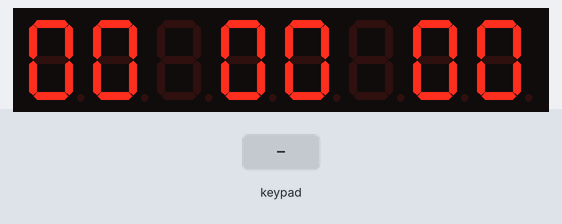
A program run on a simulated Arduino Nano, built with avr-gcc and run on an emulated ATmega328P. Shown: 8-digit seven-segment display. Wiring (inferred from the names in the program): TM1638 display and keys: STB pin 9; clock pin 7; DIO pin 8. The test bench sets the inputs (shaded band).

Above: at 1.2 s.
1.3 s: key '1' pressed
At 2.0 s:
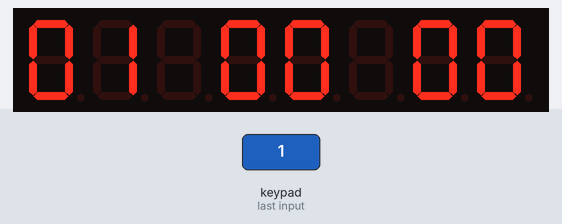
2.8 s: keypad keys 1 2 pressed 0.4 s apart
At 3.0 s:
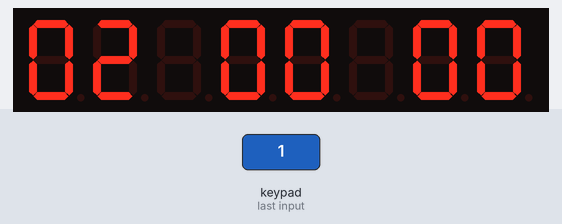
5.1 s: key '3' pressed
At 6.1 s:
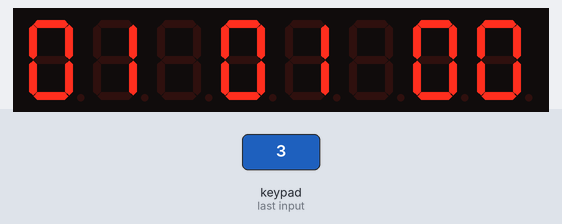
6.6 s: keypad keys 2 5 pressed 0.4 s apart
At 6.8 s:
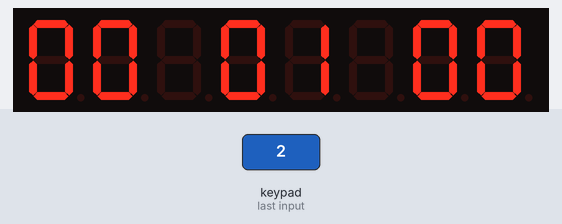
8.9 s: keypad keys 1 2 pressed 0.4 s apart
At 10.6 s:
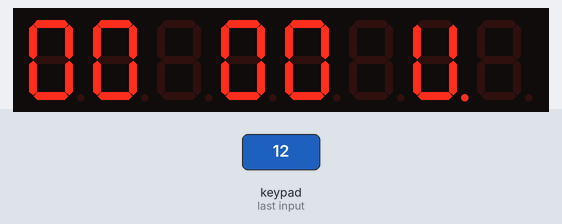
11.2 s: keypad keys 1 2 pressed 0.4 s apart
At 12.2 s:
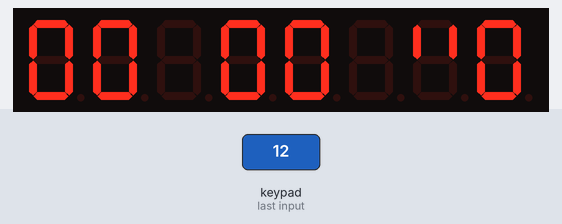
Timing chart, 0 to 14.2 s (numbered marks = the images above; inputs shaded):
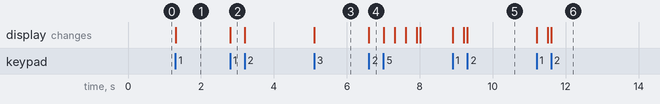

The program:

main.cpp
```cpp
#include <Arduino.h>

/*!
  @name Timer
  @brief Aplikasi timer sederhana dengan 7-segment display dan tombol
  @details Aplikasi ini menggunakan TM1638 sebagai driver 7-segment display dan
  tombol. Aplikasi ini memiliki beberapa fitur:
  - Menit++
  - Menit--
  - Detik++
  - Detik--
  - Start
  - Stop
*/

const int strobe = 9;
const int clock = 7;
const int data = 8;
int mili_counter = 0;
uint8_t buttons = 0, prev_buttons = 0;

const uint8_t data7Segment[21] = {
    0b00111111, // 0
    0b00000110, // 1
    0b01011011, // 2
    0b01001111, // 3
    0b01100110, // 4
    0b01101101, // 5
    0b01111101, // 6
    0b00000111, // 7
    0b01111111, // 8
    0b01101111, // 9
    // with dot
    0b10111111, // 0
    0b10000110, // 1
    0b11011011, // 2
    0b11001111, // 3
    0b11100110, // 4
    0b11101101, // 5
    0b11111101, // 6
    0b10000111, // 7
    0b11111111, // 8
    0b11101111, // 9
    // Blank space
    0b00000000 // blank space
};

uint8_t readButtons(void);
void sendCommand(uint8_t value);
void sendData(uint8_t address, uint8_t value);
void displaySegment(int mili_counter);
void reset();

ISR(TIMER1_COMPA_vect) { // interrupt service routine
  OCR1A += 20000;        // setting the next interrupt
  if (mili_counter > 0) {
    mili_counter--;
  }
}

void setup() {
  TCCR1A = 0;
  TCCR1B = 0;
  TCCR1B |= B00000010; // setting prescaler to 8
  OCR1A = 20000;       // setting the compare value
  TIMSK1 &= ~B00000010;

  pinMode(strobe, OUTPUT);
  pinMode(clock, OUTPUT);
  pinMode(data, OUTPUT);
  sendCommand(0x8f); // sending init command to control the display
  reset();
}

void loop() {
  displaySegment(mili_counter);
  buttons = readButtons();
  if (buttons != prev_buttons) {
    switch (buttons) {
    case 1: // menit++
      mili_counter += 6000;
      break;
    case 2: // menit--
      mili_counter -= 6000;
      break;
    case 4: // detik++
      mili_counter += 100;
      break;
    case 8: // detik--
      mili_counter -= 100;
      break;
    case 16: // start
      TIMSK1 |= B00000010;
      break;
    case 32: // stop
      TIMSK1 &= ~B00000010;
      break;
    default:
      break;
    }
    prev_buttons = buttons;
  }
}

/*!
  @brief menampilkan menit pada bit ke 0 dan 1, detik pada bit ke 3 dan 4, dan
  milisecond pada bit ke 6 dan 7
  @param mili_counter nilai yang akan ditampilkan
*/
void displaySegment(int mili_counter) {
  int mili_display = mili_counter % 100;
  int detik_display = (mili_counter / 100) % 60;
  int menit_display = (mili_counter / 6000) % 60;
  static int digits[8];
  digits[0] = menit_display / 10;
  digits[1] = (menit_display % 10) / 1;
  digits[2] = 21; // Show blank space
  digits[3] = detik_display / 10;
  digits[4] = (detik_display % 10) / 1;
  digits[5] = 21; // Show blank space
  digits[6] = (mili_display % 100) / 10;
  digits[7] = (mili_display % 10) / 1;

  for (int i = 0; i < 8; i++) {
    sendData(0x00 | (2 * i), data7Segment[digits[i]]);
  }
}

/*!
  @brief mengirimkan command ke TM1638
  @param value command yang akan dikirim
*/
void sendCommand(uint8_t value) {
  digitalWrite(strobe, LOW);
  shiftOut(data, clock, LSBFIRST, value);
  digitalWrite(strobe, HIGH);
}

/*!
  @brief mengirimkan data ke TM1638
  @param address alamat yang akan dikirim. 0x00 untuk alamat 0, 0x01 untuk
  alamat 1, dst
  @param value data yang akan dikirim
*/
void sendData(uint8_t address, uint8_t value) {
  sendCommand(0x44);
  digitalWrite(strobe, LOW);
  shiftOut(data, clock, LSBFIRST, 0xc0 | address);
  shiftOut(data, clock, LSBFIRST, value);
  digitalWrite(strobe, HIGH);
}

/*!
  @brief membaca tombol yang ditekan
  @return tombol yang ditekan. 1 byte data, setiap bit merepresentasikan tombol
  yang ditekan
*/
uint8_t readButtons(void) {
  uint8_t buttons = 0;
  digitalWrite(strobe, LOW);
  shiftOut(data, clock, LSBFIRST, 0x42);
  pinMode(data, INPUT);
  for (uint8_t i = 0; i < 4; i++) {
    uint8_t v = shiftIn(data, clock, LSBFIRST) << i;
    buttons |= v;
  }
  pinMode(data, OUTPUT);
  digitalWrite(strobe, HIGH);
  return buttons;
}

/*!
  @brief mereset seluruh alamat, baik itu led ataupun 7-segment
*/
void reset() {
  sendCommand(0x40);
  digitalWrite(strobe, LOW);
  shiftOut(data, clock, LSBFIRST, 0xc0);
  for (uint8_t i = 0; i < 16; i++) {
    shiftOut(data, clock, LSBFIRST, 0x00);
  }
  digitalWrite(strobe, HIGH);
}
```

Measured:
- after the input at 1.3 s, the display: changes at once (image 1)
- after the input at 2.8 s, the display: changes at once (image 2)
- after the input at 5.1 s, the display: changes at once (image 3)
- after the input at 6.6 s, the display: changes at once (image 4)
- after the input at 8.9 s, the display: first changes at once (image 5 shows a later state)
- after the input at 11.2 s, the display: first changes at once (image 6 shows a later state)
